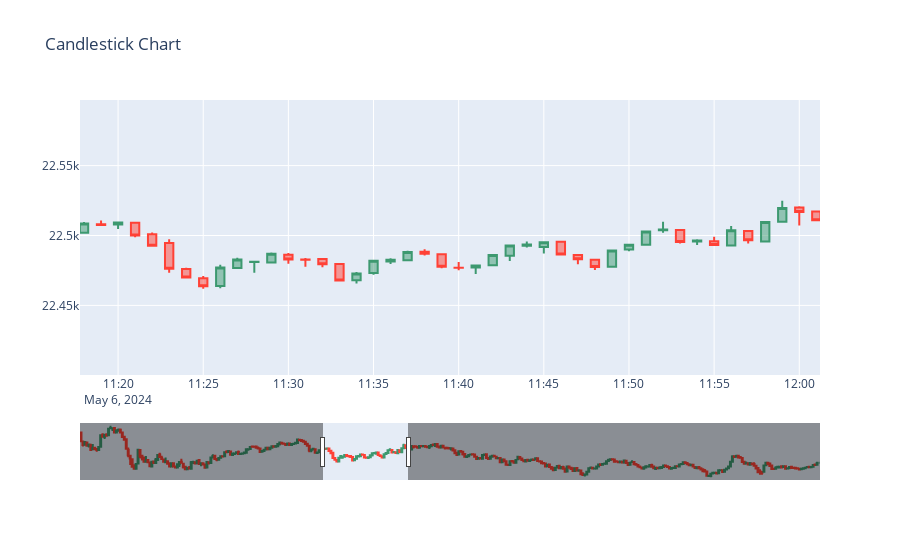

This figure's notebook cell:
### Code cell
fig = go.Figure(data=[go.Candlestick(x=nifty_df['tick_timestamp'],
                open=nifty_df['open'],
                high=nifty_df['high'],
                low=nifty_df['low'],
                close=nifty_df['close'])])

fig.update_layout(title='Candlestick Chart')

fig.show()

### Figure 1 — Plotly figure (JSON) as saved in the notebook; plotly's stock layout.template omitted (floating-point values rounded to 4 significant figures; data arrays with more than 128 entries replaced by an {"elided": "..."} marker saying what was removed)
{"data": [{"close": {"elided": "376 float values"}, "high": {"elided": "376 float values"}, "low": {"elided": "376 float values"}, "open": {"elided": "376 float values"}, "type": "candlestick", "x": {"elided": "376 str values"}}], "layout": {"autosize": true, "title": {"text": "Candlestick Chart"}, "xaxis": {"autorange": false, "range": ["2024-05-06 11:17:45.8491", "2024-05-06 12:01:13.0189"], "rangeslider": {"autorange": true, "range": ["2024-05-06 09:14:30", "2024-05-06 15:30:30"], "yaxis": {"_template": null, "rangemode": "match"}}, "type": "date"}, "yaxis": {"autorange": true, "range": [22400.0, 22600.0]}}}
